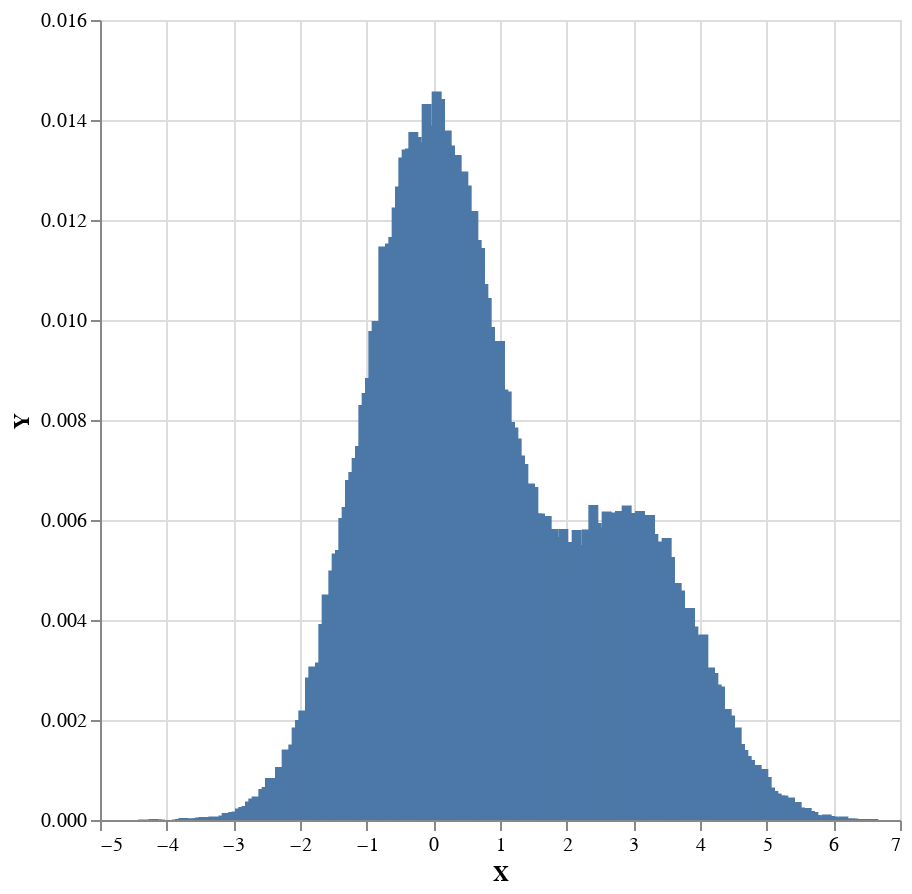

Here is the notebook cell this chart was saved with:
### Code cell
sampler $ 
    plot . toEmpirical . toBins 0.05 
    <$> replicateM 100000 model3

### Figure 1 — Vega-Lite specification as saved in the notebook (floating-point values rounded to 4 significant figures; data arrays with more than 128 entries replaced by an {"elided": "..."} marker saying what was removed)
{"$schema": "https://vega.github.io/schema/vega-lite/v4.json", "data": {"values": {"elided": "212 records"}}, "encoding": {"x": {"field": "X", "type": "quantitative"}, "y": {"field": "Y", "type": "quantitative"}}, "height": 400, "mark": "bar", "width": 400}
